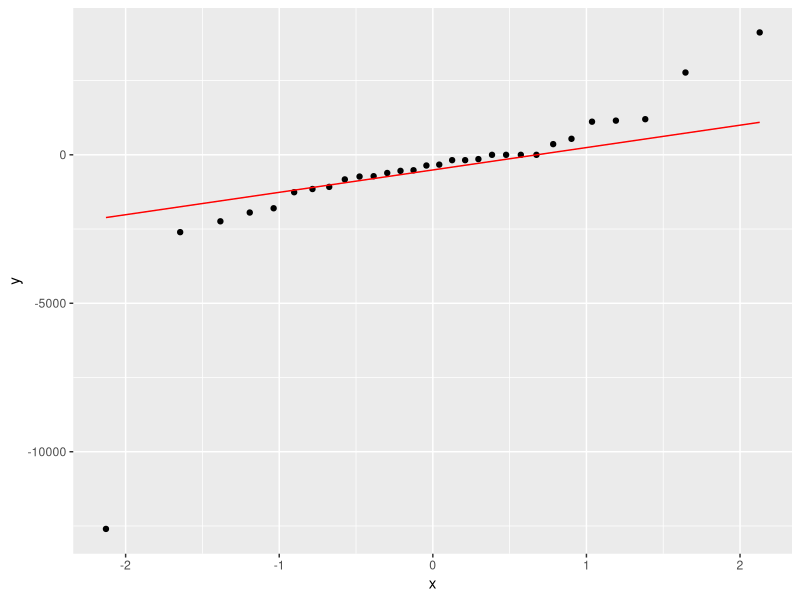
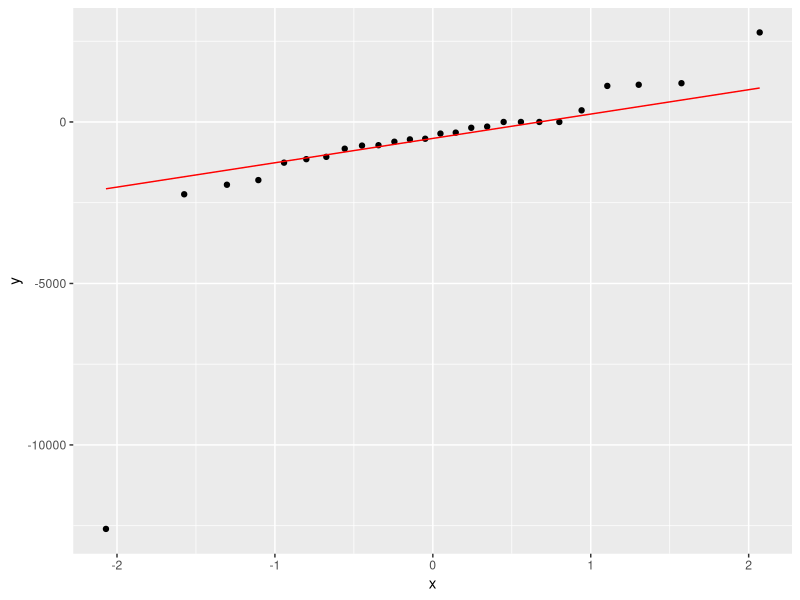
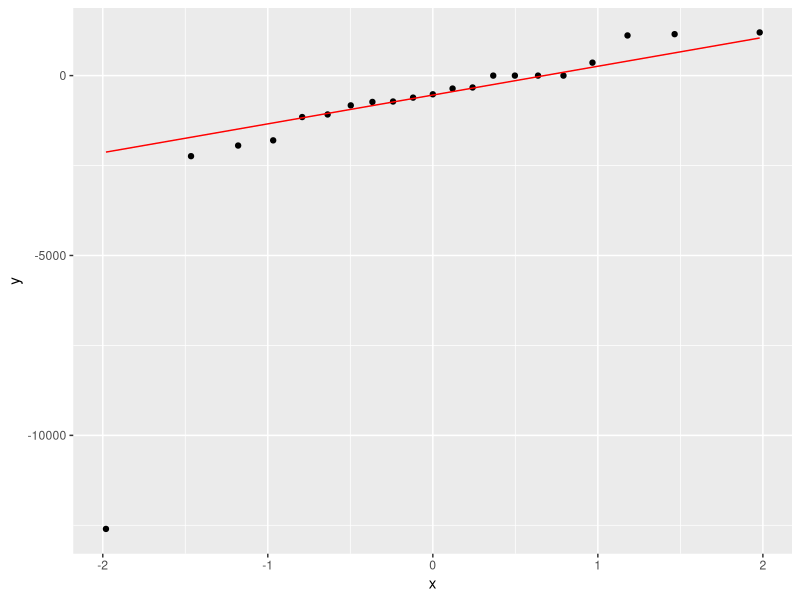

Write the R code that produced these figures, in order.
## ---- chunk 1
library(tidyverse); library(knitr); library(ggplot2); library(kableExtra); library(readxl); library(dplyr); library(flextable); library(pbkrtest); library(broom)
Resultatskjema <- read_excel("Data/Resultatskjema.xlsx", na = "NA")

# analyse per protocl 1 treningsøkt per uke

# ordner et datasett for grafisk fremstilling med individuelle endringer fra pre til post i prosent og endringsscore for bruk i statistiske tester
phys_act <- Resultatskjema %>%
  select(id, sex, group, time, phys_act) %>%
  mutate(time = factor(time, levels = c("pre", "post"),
                       labels = c("Pre", "Post")),
         group = factor(group, levels = c("fls", "kon"),
                        labels = c("Intervensjon", "Kontroll"))) %>% 
  pivot_wider(names_from = time,
              values_from = phys_act) %>%
  mutate(change.phys_act = Post - Pre) %>%
  mutate(change.phys_act.pros = ((Post - Pre)/ Pre) * 100) %>%
  group_by(group) %>%
  print()

# sjekker normalfordelingen 
ggplot(phys_act, aes(sample = change.phys_act)) + stat_qq() + stat_qq_line(col = "red")

# statistisk test for forskjeller mellom gruppene i endring i aktivitetsnivå 
phys_act.lm <- lm(change.phys_act ~ group, data = phys_act)
summary(phys_act.lm)

phys_act.lm.pre <- lm(Pre ~ group, data = phys_act)
summary(phys_act.lm.pre)

phys_act.lm.post <- lm(Post ~ group, data = phys_act)
summary(phys_act.lm.post)

mean.pros.phys_act <- phys_act %>%
  summarise(mean.pros.phys_act = mean(change.phys_act.pros, na.rm = TRUE),
            sd.pros.phys_act = sd(change.phys_act.pros, na.rm = TRUE)) %>%
  print()

# lager et datasett med gjennomsnittsverdier av prosentvis endring for bruk i graf
mean.phys_act <- phys_act %>%
  summarise(mean.phys_act = mean(change.phys_act, na.rm = TRUE),
            sd.phys_act = sd(change.phys_act, na.rm = TRUE)) %>%
  print()


phys_act.pp <- Resultatskjema %>%
  filter(id != "tr031 012") %>% 
  filter(id != "tr031 013") %>% 
  filter(id != "tr031 010") %>% 
  filter(id != "tr031 007") %>%
  # fjerner drop out
  filter(id != "tr031 10541") %>%
  filter(id != "tr031 13404") %>%
  filter(id != "tr031 11421") %>%
  filter(id != "tr031 004") %>%
  filter(id != "tr031 008") %>%
  filter(id != "tr031 001") %>%
  filter(id != "tr031 016") %>%
  select(id, sex, group, time, phys_act) %>%
  mutate(time = factor(time, levels = c("pre", "post"),
                       labels = c("Pre", "Post")),
         group = factor(group, levels = c("fls", "kon"),
                        labels = c("Intervensjon", "Kontroll"))) %>% 
  pivot_wider(names_from = time,
              values_from = phys_act) %>%
  mutate(change.phys_act.pp = Post - Pre) %>%
  mutate(change.phys_act.pros.pp = ((Post - Pre)/ Pre) * 100) %>%
  group_by(group) %>%
  print()

mean.phys_act.pp <- phys_act.pp %>%
  summarise(mean.phys_act = mean(change.phys_act.pp, na.rm = TRUE),
            sd.phys_act = sd(change.phys_act.pp, na.rm = TRUE)) %>%
  print()

ggplot(phys_act.pp, aes(sample = change.phys_act.pp)) + stat_qq() + stat_qq_line(col = "red")

phys_act.lm.pp <- lm(change.phys_act.pp ~ group, data = phys_act.pp)
summary(phys_act.lm.pp)


phys_act.ppm <- Resultatskjema %>%
  filter(id != "tr031 012") %>% 
  filter(id != "tr031 013") %>% 
  filter(id != "tr031 010") %>% 
  filter(id != "tr031 007") %>% 
  filter(id != "tr031 002") %>% 
  filter(id != "tr031 006") %>% 
  filter(id != "tr031 009") %>% 
  filter(id != "tr031 015") %>%
  filter(id != "tr031 014") %>%
  # fjerner drop out
  filter(id != "tr031 10541") %>%
  filter(id != "tr031 13404") %>%
  filter(id != "tr031 11421") %>%
  filter(id != "tr031 004") %>%
  filter(id != "tr031 008") %>%
  filter(id != "tr031 001") %>%
  filter(id != "tr031 016") %>%
  select(id, sex, group, time, phys_act) %>%
  mutate(time = factor(time, levels = c("pre", "post"),
                       labels = c("Pre", "Post")),
         group = factor(group, levels = c("fls", "kon"),
                        labels = c("Intervensjon", "Kontroll"))) %>% 
  pivot_wider(names_from = time,
              values_from = phys_act) %>%
  mutate(change.phys_act.ppm = Post - Pre) %>%
  mutate(change.phys_act.pros.ppm = ((Post - Pre)/ Pre) * 100) %>%
  group_by(group) %>%
  print()

mean.phys_act.ppm <- phys_act.ppm %>%
  summarise(mean.phys_act.ppm = mean(change.phys_act.ppm, na.rm = TRUE),
            sd.phys_act.ppm = sd(change.phys_act.ppm, na.rm = TRUE)) %>%
  print()

ggplot(phys_act.ppm, aes(sample = change.phys_act.ppm)) + stat_qq() + stat_qq_line(col = "red")

phys_act.lm.ppm <- lm(change.phys_act.ppm ~ group, data = phys_act.ppm)
summary(phys_act.lm.ppm)
## ---- chunk 2
Resultatskjema <- read_excel("Data/Resultatskjema.xlsx", na = "NA")

# regner ut endringer fra pre til post
phys_act_change <- Resultatskjema %>%
  select(id, sex, group, time, phys_act) %>%
  mutate(time = factor(time, levels = c("pre", "post"),
                       labels = c("Pre", "Post")),
         group = factor(group, levels = c("fls", "kon"),
                        labels = c("Intervensjon", "Kontroll"))) %>% 
  group_by(time, group) %>%
  summarise(mean_change = mean(phys_act, na.rm = TRUE),
            sd = sd(phys_act, na.rm = TRUE)) %>%
  print()

# 
